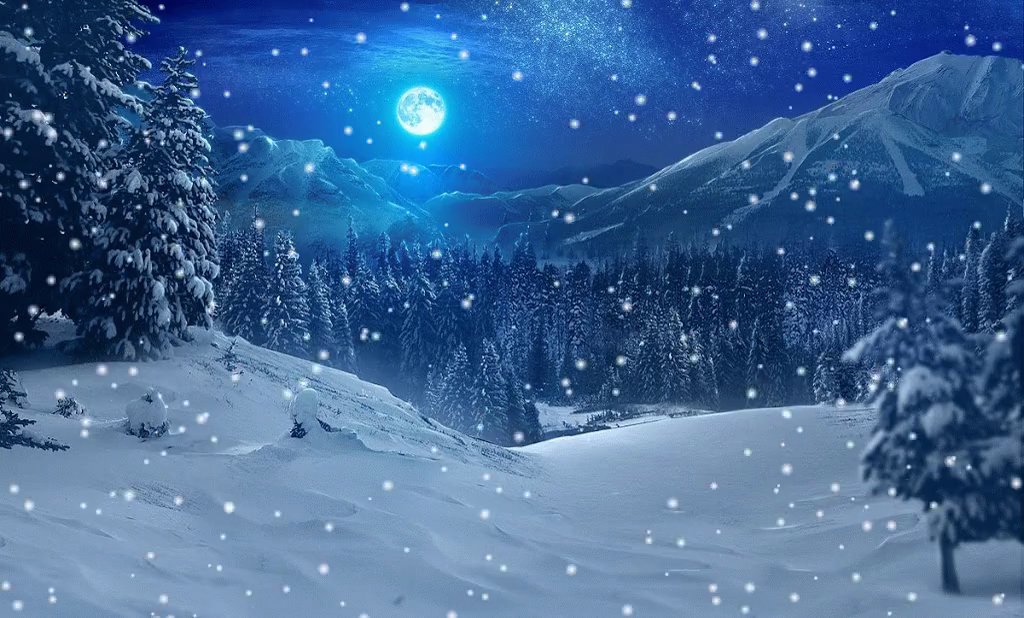
#> input picture frame 2 of Test/snow.mp4, 1024 x 618 px, given in place of the camera
$ jupyter execute KLT.ipynb
#> lines starting #> are read from the running program, lines starting #| are printed output that depends on the picture; after the words box and inside, x2 and y2 are one past the last pixel; in counts of white or black regions, pixels touching at a corner belong together; pictures that were not available may be replaced by others from this repository, and a replacement may not be noted
[cell 1]
import numpy as np
import cv2
from matplotlib import pyplot as plt
from matplotlib.backends.backend_agg import FigureCanvasAgg as FigureCanvas
from matplotlib.figure import Figure

[cell 2]
def KLTTracker(old_frame,new_frame):
    # params for ShiTomasi corner detection
    feature_params = dict( maxCorners = 100,
                           qualityLevel = 0.3,
                           minDistance = 7,
                           blockSize = 7 )

    # Parameters for lucas kanade optical flow
    lk_params = dict( winSize  = (15,15),
                      maxLevel = 2,
                      criteria = (cv2.TERM_CRITERIA_EPS | cv2.TERM_CRITERIA_COUNT, 10, 0.03))

    # Create some random colors
    color = np.random.randint(0,255,(100,3))

    old_gray = cv2.cvtColor(old_frame, cv2.COLOR_BGR2GRAY)
    p0 = cv2.goodFeaturesToTrack(old_gray, mask = None, **feature_params)

    # Create a mask image for drawing purposes
    mask = np.zeros_like(old_frame)

    frame_gray = cv2.cvtColor(new_frame, cv2.COLOR_BGR2GRAY)

    # calculate optical flow
    p1, st, err = cv2.calcOpticalFlowPyrLK(old_gray, frame_gray, p0, None, **lk_params)

    # Select good points
    good_new = p1[st==1]
    good_old = p0[st==1]

    # draw the tracks
    for i,(new,old) in enumerate(zip(good_new,good_old)):
        a,b = new.ravel()
        c,d = old.ravel()
        mask = cv2.line(mask, (a,b),(c,d), color[i].tolist(), 2)
        frame = cv2.circle(new_frame,(a,b),5,color[i].tolist(),-1)
    img = cv2.add(frame,mask)

    return mask,img

[cell 3]
cam = cv2.VideoCapture(0)
ret, old_frame=cam.read()
#> old_frame is the input picture: shape (618, 1024, 3); mean B, G, R 149.9, 103.1, 63.9
old_frame = cv2.flip(old_frame,1)
while(1):
    ret, new_frame = cam.read()
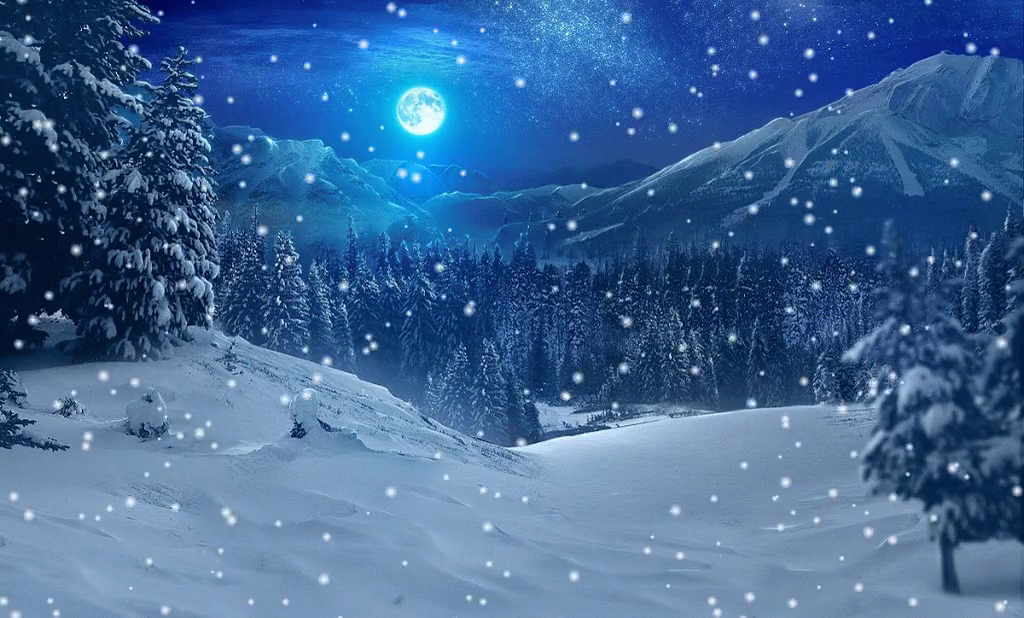
#> input picture frame 3 of Test/snow.mp4, 1024 x 618 px, given in place of the camera
#> new_frame is the input picture: shape (618, 1024, 3); mean B, G, R 149.9, 103.1, 63.9
    new_frame = cv2.flip(new_frame,1)
    mask,img = KLTTracker(old_frame,new_frame)
#> in KLTTracker, `p0 = cv2.goodFeaturesToTrack(old_gray, mask = None, **feature_params)`: p0 = 100 rows, first 8: [960, 96], [862, 6], [986, 199], [911, 295], [938, 27], [744, 263], [893, 260], [834, 131]
#> in KLTTracker, `frame_gray = cv2.cvtColor(new_frame, cv2.COLOR_BGR2GRAY)`:
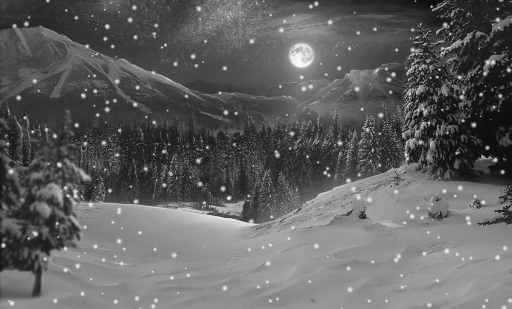
#> frame_gray: shape (618, 1024) (shown at 1/2 size); min 2, max 252, mean 96.7
#> in KLTTracker, `p1, st, err = cv2.calcOpticalFlowPyrLK(old_gray, frame_gray, p0, None,..`: p1 = 100 rows, first 8: [960, 96], [862.8, 12.25], [985.4, 203.9], [911.5, 299.3], [938, 27], [746.2, 267.4], [893.2, 260.7], [834, 131]; st = 100 values from 1 to 1; err = 100 values, max 53.62 at index 54, min 0 at index 33, mean 14.05
#> in KLTTracker, `good_new = p1[st==1]`: good_new = 100 pairs, first value 12.72 to 1005.2, second value 11.15 to 468.1
#> in KLTTracker, `good_old = p0[st==1]`: good_old = 100 pairs, first value 13 to 1005, second value 6 to 467
#> the loop in KLTTracker, `for i,(new,old) in enumerate(zip(good_new,good_old)):` made 100 passes
#> (a, b, c, d) on passes 1 to 8: (960, 96, 960, 96), (862.8, 12.25, 862, 6), (985.4, 203.9, 986, 199), (911.5, 299.3, 911, 295), (938, 27, 938, 27), (746.2, 267.4, 744, 263), (893.2, 260.7, 893, 260), (834, 131, 834, 131)
#> after the loop in KLTTracker, `for i,(new,old) in enumerate(zip(good_new,good_old)):`:
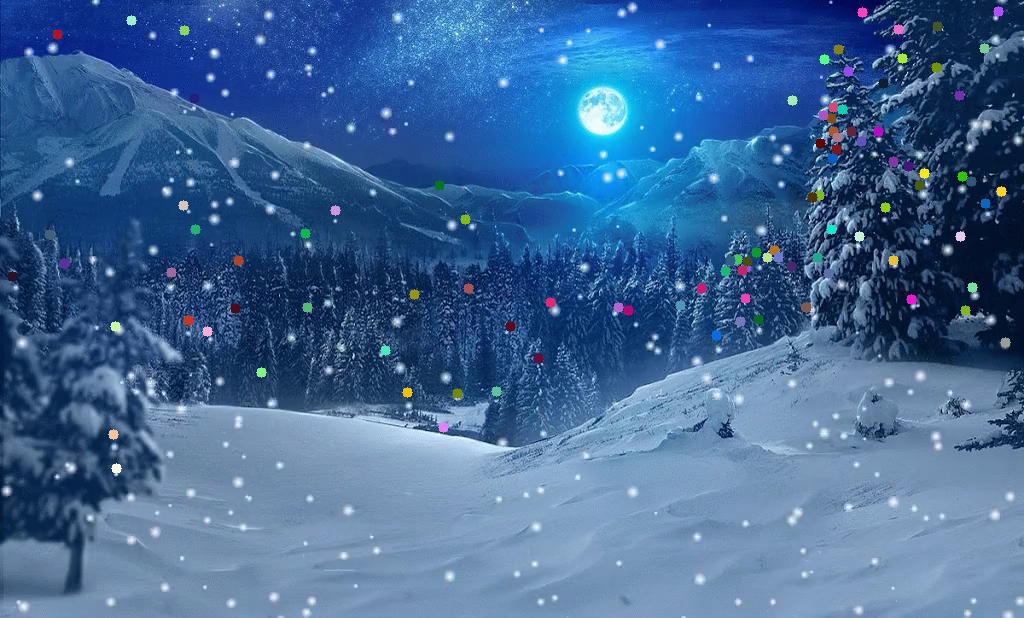
#> new_frame: shape (618, 1024, 3); mean B, G, R 149.8, 103.6, 64.8
    cv2.imshow('frame',img)
    cv2.imshow('mask',mask)
    old_frame = new_frame.copy()
    k = cv2.waitKey(5) & 0xff
#> (key Esc is pressed here)
    if k == 27:
        break

[cell 4]
cap = cv2.VideoCapture('slow.flv')
ret, old_frame = cap.read()
while(1):
    ret, new_frame = cap.read()
    img = KLTTracker(old_frame,new_frame)
#> in KLTTracker (call 2), `p0 = cv2.goodFeaturesToTrack(old_gray, mask = None, **feature_params)`: p0 = 100 rows, first 8: [63, 96], [161, 6], [37, 199], [112, 295], [85, 27], [279, 263], [130, 260], [189, 131]
#> in KLTTracker (call 2), `frame_gray = cv2.cvtColor(new_frame, cv2.COLOR_BGR2GRAY)`:
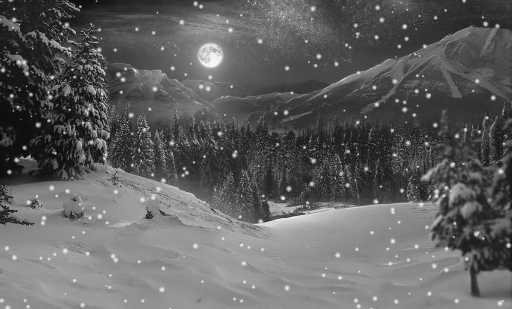
#> frame_gray: shape (618, 1024) (shown at 1/2 size); min 2, max 252, mean 96.7
#> in KLTTracker (call 2), `p1, st, err = cv2.calcOpticalFlowPyrLK(old_gray, frame_gray, p0, None,..`: p1 = 100 rows, first 8: [63, 96], [160.2, 12.25], [37.16, 204.3], [110.9, 298.5], [85, 27], [276.8, 267.4], [129.8, 260.7], [189, 131]; err = 100 values, max 53.46 at index 70, min 0.00556 at index 66, mean 13.78
#> in KLTTracker (call 2), `good_new = p1[st==1]`: good_new = 100 pairs, first value 17.78 to 1010.3, second value -0.415 to 468.1
#> in KLTTracker (call 2), `good_old = p0[st==1]`: good_old = 100 pairs, first value 18 to 1010, second value 6 to 467
#> the loop in KLTTracker (call 2), `for i,(new,old) in enumerate(zip(good_new,good_old)):` made 100 passes
#> (a, b, c, d) on passes 1 to 8: (63, 96, 63, 96), (160.2, 12.25, 161, 6), (37.16, 204.3, 37, 199), (110.9, 298.5, 112, 295), (85, 27, 85, 27), (276.8, 267.4, 279, 263), (129.8, 260.7, 130, 260), (189, 131, 189, 131)
#> after the loop in KLTTracker (call 2), `for i,(new,old) in enumerate(zip(good_new,good_old)):`:
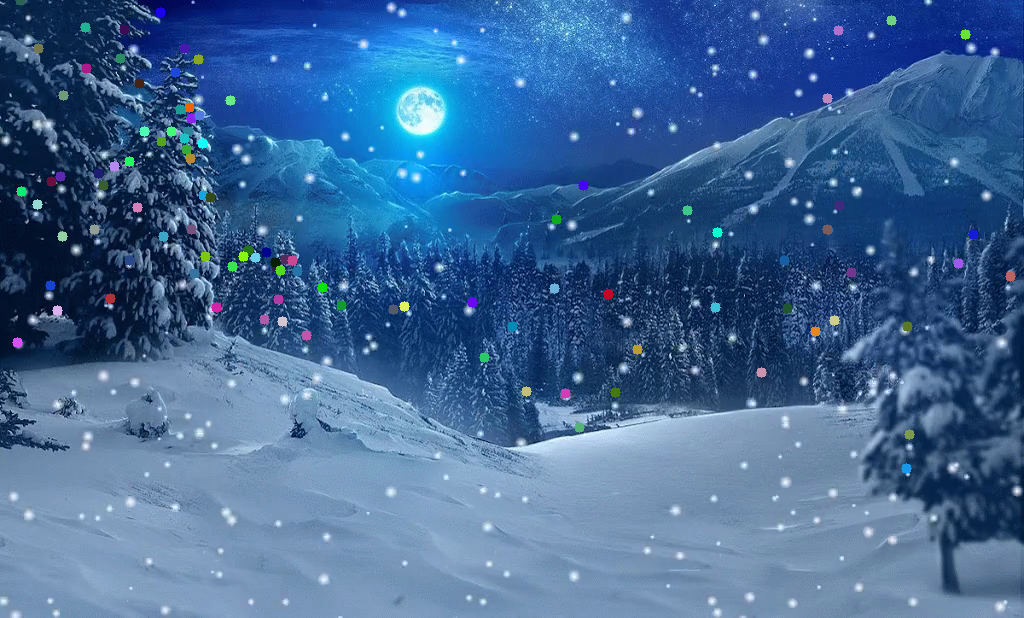
#> new_frame: shape (618, 1024, 3); 1.25% of pixels changed, all inside (x1, y1, x2, y2) = (12, 0, 1016, 474)
    cv2.imshow('frame',img)
    old_frame = new_frame.copy()
    k = cv2.waitKey(30) & 0xff
#> (key Esc is pressed here)
    if k == 27:
        break

[cell 5]
import numpy as np
import cv2
from matplotlib import pyplot as plt
from matplotlib.backends.backend_agg import FigureCanvasAgg as FigureCanvas
from matplotlib.figure import Figure

cap = cv2.VideoCapture('slow.flv')

# params for ShiTomasi corner detection
feature_params = dict( maxCorners = 100,
                       qualityLevel = 0.3,
                       minDistance = 7,
                       blockSize = 7 )

# Parameters for lucas kanade optical flow
lk_params = dict( winSize  = (15,15),
                  maxLevel = 2,
                  criteria = (cv2.TERM_CRITERIA_EPS | cv2.TERM_CRITERIA_COUNT, 10, 0.03))

# Create some random colors
color = np.random.randint(0,255,(100,3))

# Take first frame and find corners in it
ret, old_frame = cap.read()
old_gray = cv2.cvtColor(old_frame, cv2.COLOR_BGR2GRAY)
p0 = cv2.goodFeaturesToTrack(old_gray, mask = None, **feature_params)

# Create a mask image for drawing purposes
mask = np.zeros_like(old_frame)

while(1):
    ret,frame = cap.read()
    frame_gray = cv2.cvtColor(frame, cv2.COLOR_BGR2GRAY)

    # calculate optical flow
    p1, st, err = cv2.calcOpticalFlowPyrLK(old_gray, frame_gray, p0, None, **lk_params)
#> st = 100 values from 1 to 1

    # Select good points
    good_new = p1[st==1]
    good_old = p0[st==1]

    # draw the tracks
    for i,(new,old) in enumerate(zip(good_new,good_old)):
        a,b = new.ravel()
        c,d = old.ravel()
        mask = cv2.line(mask, (a,b),(c,d), color[i].tolist(), 2)
        frame = cv2.circle(frame,(a,b),5,color[i].tolist(),-1)
#> this loop made 100 passes
#> frame: shape (618, 1024, 3); mean B, G, R 150.1, 103.7, 64.9
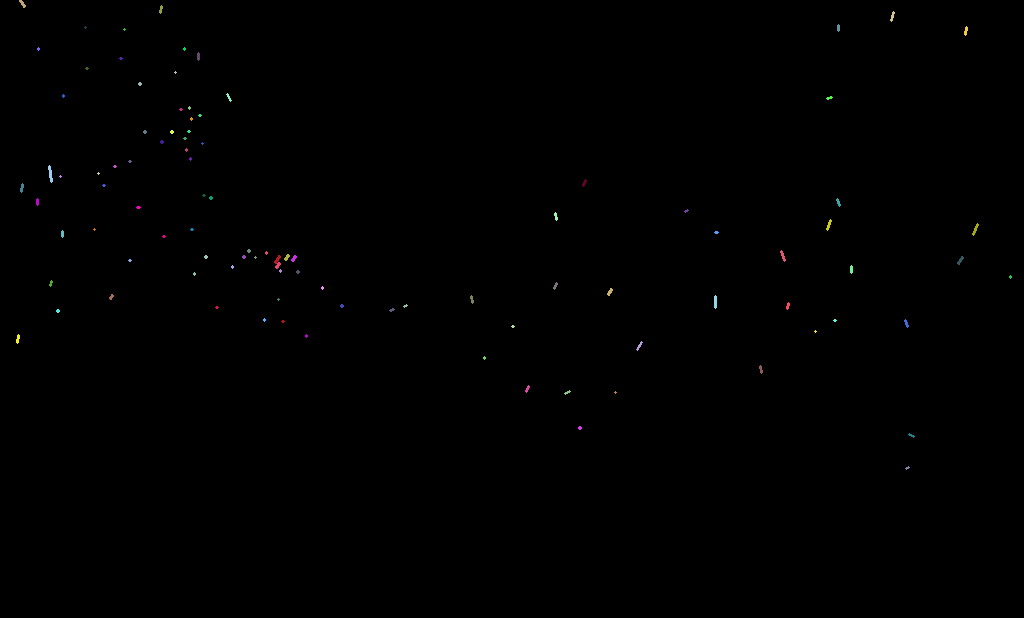
#> mask: shape (618, 1024, 3); mean of channels 0, 1, 2 0.3, 0.3, 0.3; drawn as B, G, R
    img = cv2.add(frame,mask)

    cv2.imshow('frame',img)
    k = cv2.waitKey(30) & 0xff
#> (key Esc is pressed here)
    if k == 27:
        break

    # Now update the previous frame and previous points
    old_gray = frame_gray.copy()
    p0 = good_new.reshape(-1,1,2)

cv2.destroyAllWindows()
cap.release()

$ run again, starting later in the video
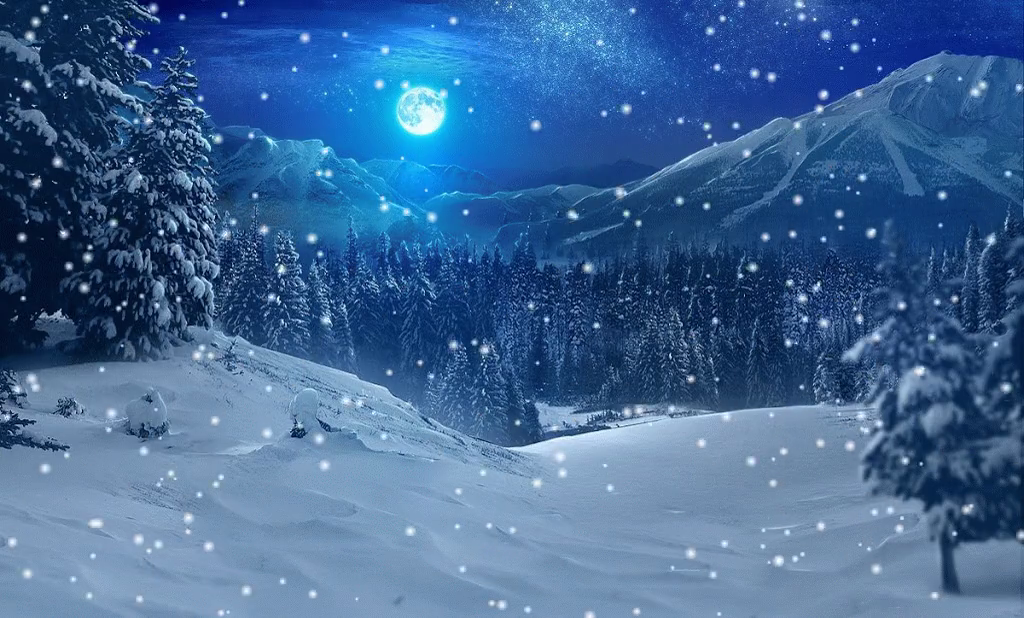
#> input picture frame 9 of Test/snow.mp4, 1024 x 618 px, given in place of the camera
#> old_frame is the input picture: shape (618, 1024, 3); mean B, G, R 149.8, 103.1, 63.9
#> in KLTTracker, `p0 = cv2.goodFeaturesToTrack(old_gray, mask = None, **feature_params)`: p0 = 100 rows, first 8: [862, 232], [893, 160], [904, 308], [960, 96], [910, 39], [744, 262], [1000, 298], [934, 247]
#> in KLTTracker, `p1, st, err = cv2.calcOpticalFlowPyrLK(old_gray, frame_gray, p0, None,..`: p1 = 100 rows, first 8: [861.9, 232.1], [892.9, 160.3], [898.9, 309.5], [960, 96], [909.8, 39.34], [741.2, 268.6], [999.6, 297.7], [935.2, 257.2]; st = 100 values, max 1 at index 0, min 0 at index 36, mean 0.99; err = 100 values, max 9.5e+21 at index 36, min 0.0147 at index 79, mean 9.5e+19
#> in KLTTracker, `good_new = p1[st==1]`: good_new = 99 pairs, first value 68.2 to 1011.6, second value 3.57 to 532.5
#> in KLTTracker, `good_old = p0[st==1]`: good_old = 99 pairs, first value 68 to 1011, second value 8 to 533
#> the loop in KLTTracker, `for i,(new,old) in enumerate(zip(good_new,good_old)):` made 99 passes
#> (a, b, c, d) on passes 1 to 8: (861.9, 232.1, 862, 232), (892.9, 160.3, 893, 160), (898.9, 309.5, 904, 308), (960, 96, 960, 96), (909.8, 39.34, 910, 39), (741.2, 268.6, 744, 262), (999.6, 297.7, 1000, 298), (935.2, 257.2, 934, 247)
#> in KLTTracker (call 2), `p0 = cv2.goodFeaturesToTrack(old_gray, mask = None, **feature_params)`: p0 = 100 rows, first 8: [161, 232], [130, 160], [119, 308], [63, 96], [113, 39], [279, 262], [23, 298], [89, 247]
#> in KLTTracker (call 2), `p1, st, err = cv2.calcOpticalFlowPyrLK(old_gray, frame_gray, p0, None,..`: p1 = 100 rows, first 8: [161.1, 232.1], [130.1, 160.3], [124.1, 309.5], [63, 96], [113.2, 39.34], [281.8, 268.6], [23.43, 297.8], [87.77, 257.2]; err = 100 values, max 9.5e+21 at index 36, min 0.00708 at index 31, mean 9.5e+19
#> in KLTTracker (call 2), `good_new = p1[st==1]`: good_new = 99 pairs, first value 11.41 to 952.6, second value 3.04 to 532.5
#> in KLTTracker (call 2), `good_old = p0[st==1]`: good_old = 99 pairs, first value 12 to 955, second value 8 to 533
#> the loop in KLTTracker (call 2), `for i,(new,old) in enumerate(zip(good_new,good_old)):` made 99 passes
#> (a, b, c, d) on passes 1 to 8: (161.1, 232.1, 161, 232), (130.1, 160.3, 130, 160), (124.1, 309.5, 119, 308), (63, 96, 63, 96), (113.2, 39.34, 113, 39), (281.8, 268.6, 279, 262), (23.43, 297.8, 23, 298), (87.77, 257.2, 89, 247)
#> after the loop in KLTTracker (call 2), `for i,(new,old) in enumerate(zip(good_new,good_old)):`:
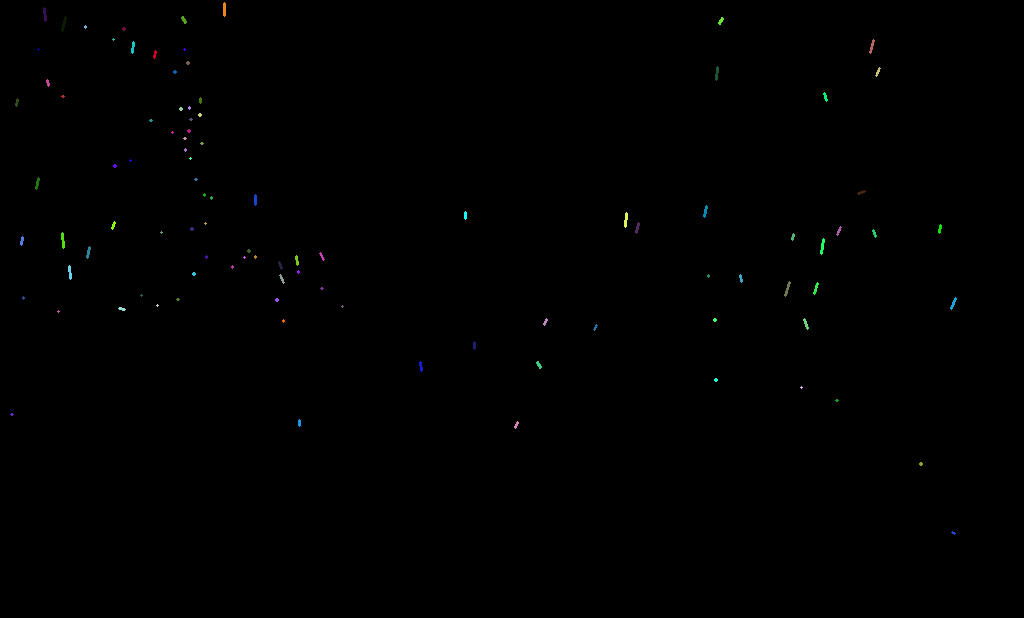
#> mask: shape (618, 1024, 3); mean of channels 0, 1, 2 0.3, 0.4, 0.3; drawn as B, G, R
#> after the loop in KLTTracker (call 2), `for i,(new,old) in enumerate(zip(good_new,good_old)):`:
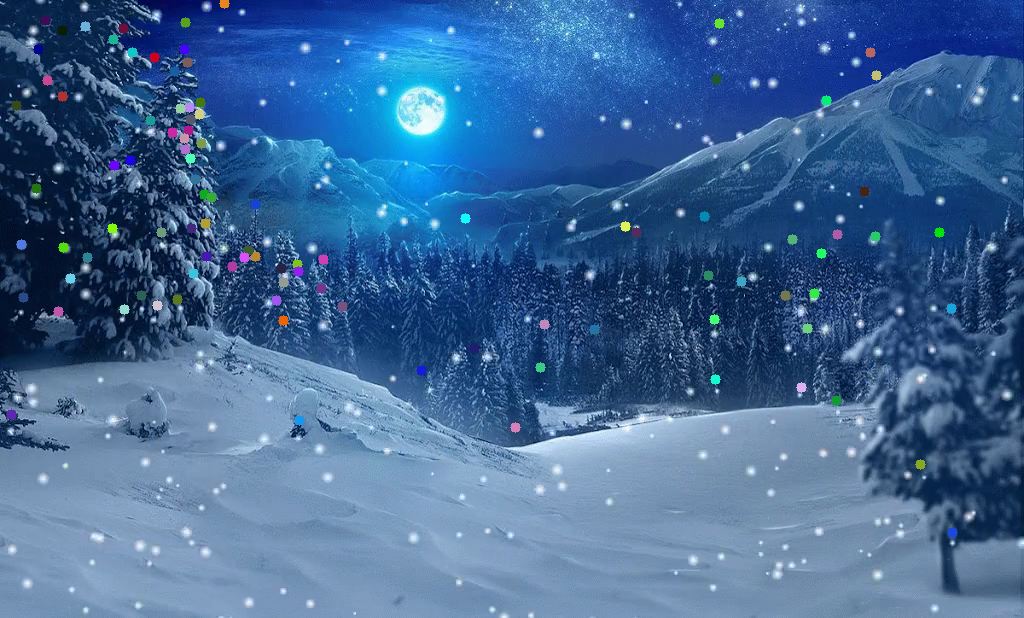
#> new_frame: shape (618, 1024, 3); mean B, G, R 149.8, 103.5, 64.3
#> the loop `for i,(new,old) in enumerate(zip(good_new,good_old)):` made 99 passes
